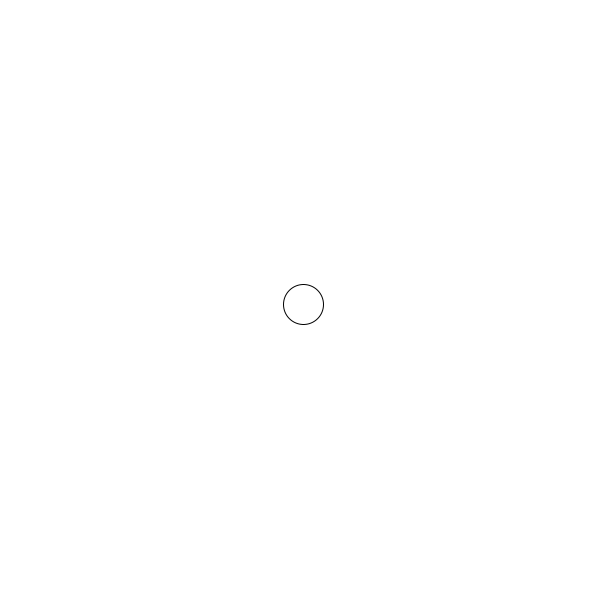
Frame 1 (no input)
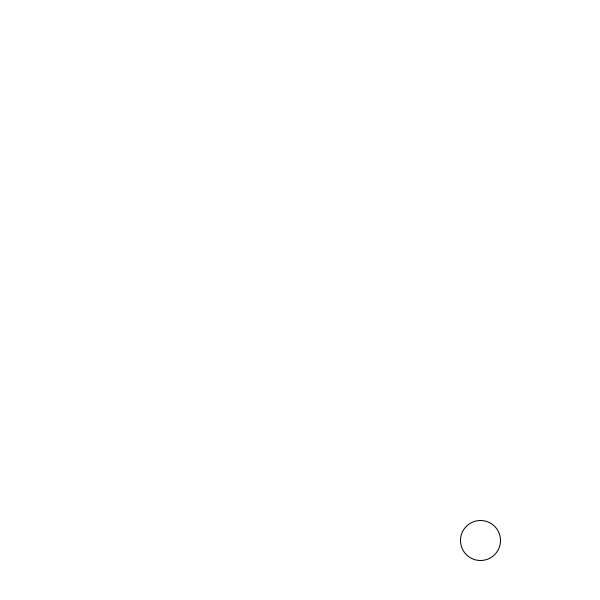
Frame 60 (the mouse pressed at the canvas centre just before this capture)
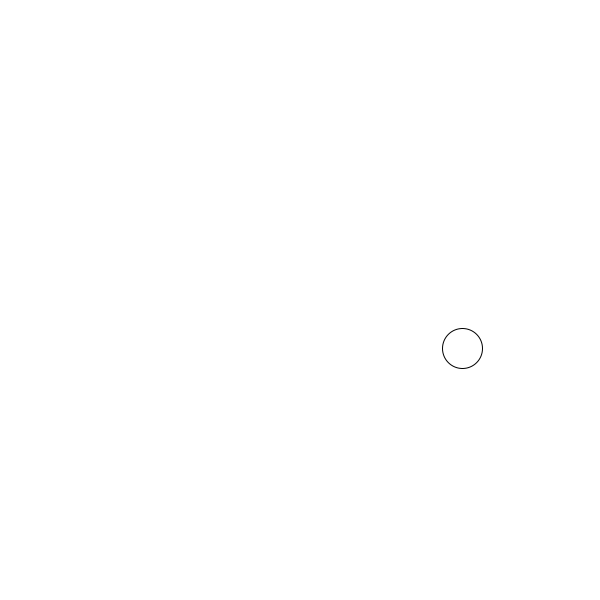
Frame 120 (the mouse held since frame 60 and released just before this capture)

The Processing sketch that drew these frames (run headless with seeded random() and noise(); from frame 60 on, the mouse is pressed at the canvas centre):

// Processing sketch: VectorBall
// ── VectorBall.pde
Ball b;
void setup(){
  size(600,600);
  b = new Ball();
}

void draw(){
  background(255);
  b.move();
  b.edges();
}

// ── Ball.pde
class Ball{
  PVector pos, dir;
  float r;
  Ball(){
    this.pos = new PVector(width/2, height/2); 
    this.dir = new PVector(3, 4);
    r = 40;
  }
  
  void move(){
    pos.add(dir);
    ellipseMode(CENTER);
    ellipse(pos.x, pos.y, r, r);
  }
  
  void edges(){
    if(pos.x + r > width || pos.x-r < 0){ 
      dir.x *= -1;
    }else if(pos.y + r > height || pos.y - r < 0){
      dir.y *= -1;
    }
  }
}
